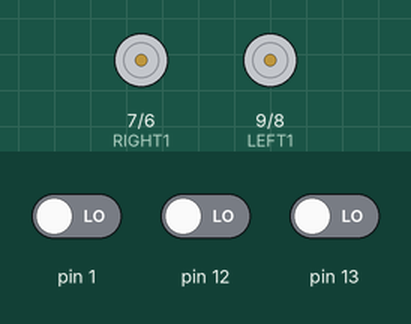
Recording of a sketch running on a simulated Arduino Uno, built with avr-gcc and run on an emulated ATmega328P. Shown: motor-driver pin pairs drawn as motors (green arrow = first pin HIGH = forward, orange = second pin HIGH = backward, longer = more drive, scaled by the enable pin). Inputs (shaded band) come from the test bench; at power-on: pin 13 LOW, pin 1 LOW, pin 12 LOW.

Above: at 1.2 s.
1.3 s: pin 13 driven HIGH
At 2.0 s:
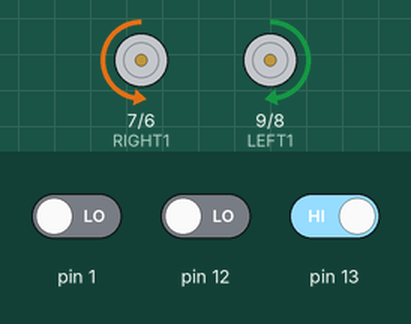
2.8 s: pin 1 driven HIGH
At 3.6 s:
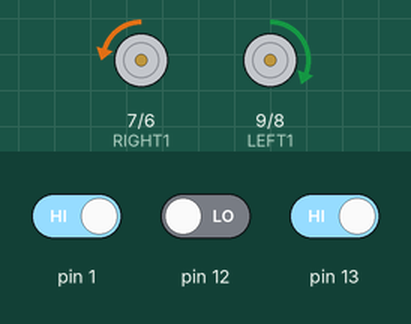
4.3 s: pin 13 driven LOW
At 5.5 s:
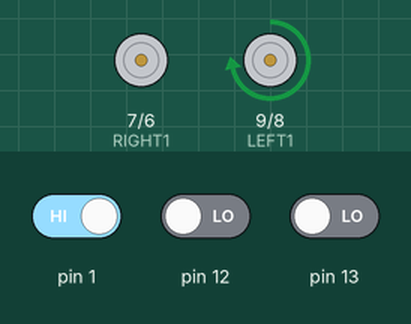
5.8 s: pin 13 driven HIGH
At 7.1 s:
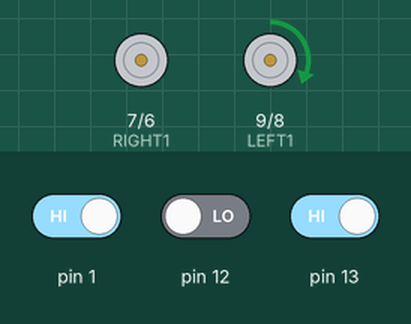
7.6 s: pin 12 driven HIGH
At 8.6 s:
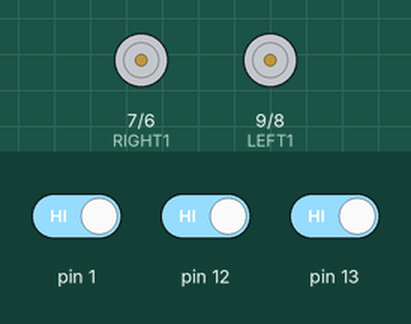
9.1 s: pin 1 driven LOW
Timing chart, 0 to 11.9 s (numbered marks = the images above; inputs shaded):
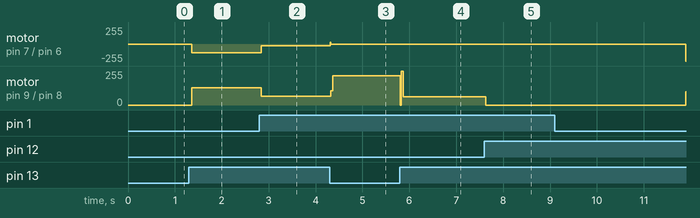

Measured:
- after the input at 1.3 s, motor on pin 7 (RIGHT1) / pin 6 (RIGHT2): stopped → backward 128/255 after 0.06 s; motor on pin 9 (LEFT1) / pin 8 (LEFT2): stopped → forward 128/255 after 0.06 s
- after the input at 2.8 s, motor on pin 7 (RIGHT1) / pin 6 (RIGHT2): backward 128/255 → backward 25/255 at once; motor on pin 9 (LEFT1) / pin 8 (LEFT2): forward 128/255 → forward 64/255 at once
- after the input at 4.3 s, motor on pin 7 (RIGHT1) / pin 6 (RIGHT2): backward 25/255 → stopped at once; motor on pin 9 (LEFT1) / pin 8 (LEFT2): forward 64/255 → forward 220/255 at once
- after the input at 5.8 s, motor on pin 9 (LEFT1) / pin 8 (LEFT2): forward 220/255 → forward 63/255 at once
- after the input at 7.6 s, motor on pin 7 (RIGHT1) / pin 6 (RIGHT2): stays stopped (without the input it goes to forward 100/255 after 1.5 s); motor on pin 9 (LEFT1) / pin 8 (LEFT2): forward 63/255 → stopped at once
- after the input at 9.1 s, motor on pin 7 (RIGHT1) / pin 6 (RIGHT2): stopped → backward 255/255 after 2.8 s; motor on pin 9 (LEFT1) / pin 8 (LEFT2): stopped → forward 100/255 after 2.8 s

The sketch:

red.ino
```cpp
//左馬達控制設定
const byte LEFT1 = 9; //IN1
const byte LEFT2 = 8; //IN2
const byte LEFT_PWM = 11;
//右馬達控制設定
const byte RIGHT1 = 7; //IN3
const byte RIGHT2 = 6; //IN4
const byte RIGHT_PWM = 5;
//設定PWM輸出值(代表的是車子的速度)
byte motorspeed = 255;

void forward(){
  digitalWrite(LEFT1, HIGH);
  digitalWrite(LEFT2, LOW);
  analogWrite(LEFT_PWM, 255);//158 180
  //右輪·因在小車上馬達安装方向左右兩個是相
  digitalWrite(RIGHT1, LOW);
  digitalWrite (RIGHT2, HIGH);
  analogWrite(RIGHT_PWM, 255);//190
}

void backward(){ //後退
  digitalWrite(LEFT1, LOW);
  digitalWrite (LEFT2, HIGH);
  analogWrite(LEFT_PWM, motorspeed);
  digitalWrite(RIGHT1, HIGH);
  digitalWrite(RIGHT2, LOW);
  analogWrite(RIGHT_PWM, motorspeed);
}

void turnLeft(){//左轉
  //左輪不動,右輪動(速度為0)
  //analogWrite(LEFT_PWM, 0);
  digitalWrite(RIGHT1, LOW);
  digitalWrite (RIGHT2, HIGH);
  analogWrite(RIGHT_PWM, motorspeed);
  analogWrite(LEFT_PWM, 100);

}

void turnLeft_1(){//左轉，微調

  //左輪不動,右輪動(速度為0)
  //analogWrite(LEFT_PWM, 0);
  digitalWrite(RIGHT1, LOW);
  digitalWrite (RIGHT2, HIGH);
  analogWrite(RIGHT_PWM, 180);
  analogWrite(LEFT_PWM, 0);

}

void turnRight(){//右轉
  //右輪不動,左輪動(速度為0)
  digitalWrite(LEFT1, HIGH);
  digitalWrite(LEFT2, LOW);
  analogWrite(LEFT_PWM, motorspeed);
  analogWrite(RIGHT_PWM, 100);
}


void search_left(){//找路_左

  digitalWrite(RIGHT1, LOW);
  digitalWrite (RIGHT2, HIGH);
  analogWrite(RIGHT_PWM, 150);
  analogWrite(LEFT_PWM, 0);

}
void search_right(){//找路_右
  digitalWrite(RIGHT1, HIGH);
  digitalWrite (RIGHT2, LOW);
  analogWrite(RIGHT_PWM, 0);
  analogWrite(LEFT_PWM, 1500);

}

void stopMotor() {
  analogWrite(LEFT_PWM, 0);
  analogWrite(RIGHT_PWM, 0);
}

void setup(){
  //設定每一個PIN的模式
  pinMode(LEFT1, OUTPUT);
  pinMode(LEFT2, OUTPUT);
  pinMode(LEFT_PWM, OUTPUT);
  pinMode(RIGHT1, OUTPUT);
  pinMode(RIGHT2, OUTPUT);
  pinMode(RIGHT_PWM, OUTPUT);

  pinMode(13,INPUT);//中
  pinMode(12,INPUT); //右側红外線威測器
  pinMode(1,INPUT);//左側红外線威測器
  int a=0;
}
void loop() {
  while (digitalRead(12)==LOW and digitalRead(1)==LOW and digitalRead(13)==HIGH){//中黑
    forward();
    delay(5);
    stopMotor();
    delay(5);
  }
  if (digitalRead(12)==HIGH and digitalRead(1)==LOW ){//左轉
    if(digitalRead(13)==HIGH){
      turnLeft();
    delay(5);
    stopMotor();
    delay(20);
    }
    else{
      search_left();
    }


  }else if(digitalRead(1)==HIGH and digitalRead(12)==LOW ){//右轉
    if(digitalRead(13)==HIGH){
      turnRight();
    delay(5);
    stopMotor();
    delay(10);
    }
    else{
      search_right();
    }

  }
  delay(5);
}
```
